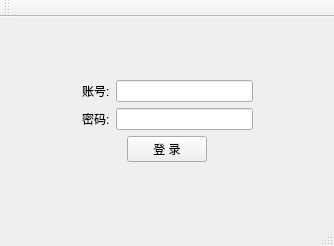
<?xml version="1.0" encoding="UTF-8"?>
<ui version="4.0">
 <class>WndClient</class>
 <widget class="QMainWindow" name="WndClient">
  <property name="geometry">
   <rect>
    <x>0</x>
    <y>0</y>
    <width>334</width>
    <height>246</height>
   </rect>
  </property>
  <property name="windowTitle">
   <string>YZ网络验证-客户端</string>
  </property>
  <property name="toolButtonStyle">
   <enum>Qt::ToolButtonTextUnderIcon</enum>
  </property>
  <widget class="QWidget" name="centralwidget">
   <layout class="QGridLayout" name="gridLayout">
    <property name="leftMargin">
     <number>0</number>
    </property>
    <property name="topMargin">
     <number>0</number>
    </property>
    <property name="rightMargin">
     <number>0</number>
    </property>
    <property name="bottomMargin">
     <number>0</number>
    </property>
    <property name="spacing">
     <number>2</number>
    </property>
    <item row="0" column="0">
     <widget class="QStackedWidget" name="stack_widget">
      <property name="currentIndex">
       <number>0</number>
      </property>
      <widget class="QWidget" name="page_login">
       <layout class="QGridLayout" name="gridLayout_13">
        <property name="leftMargin">
         <number>0</number>
        </property>
        <property name="topMargin">
         <number>0</number>
        </property>
        <property name="rightMargin">
         <number>0</number>
        </property>
        <property name="bottomMargin">
         <number>0</number>
        </property>
        <item row="0" column="0">
         <widget class="QWidget" name="widget" native="true">
          <layout class="QGridLayout" name="gridLayout_6">
           <item row="0" column="2">
            <spacer name="verticalSpacer">
             <property name="orientation">
              <enum>Qt::Vertical</enum>
             </property>
             <property name="sizeHint" stdset="0">
              <size>
               <width>20</width>
               <height>81</height>
              </size>
             </property>
            </spacer>
           </item>
           <item row="1" column="0">
            <spacer name="horizontalSpacer_9">
             <property name="orientation">
              <enum>Qt::Horizontal</enum>
             </property>
             <property name="sizeHint" stdset="0">
              <size>
               <width>75</width>
               <height>20</height>
              </size>
             </property>
            </spacer>
           </item>
           <item row="1" column="1" colspan="3">
            <layout class="QGridLayout" name="gridLayout_2">
             <item row="0" column="0">
              <widget class="QLabel" name="label">
               <property name="text">
                <string>账号:</string>
               </property>
              </widget>
             </item>
             <item row="0" column="1">
              <widget class="QLineEdit" name="lineEdit"/>
             </item>
             <item row="1" column="0">
              <widget class="QLabel" name="label_2">
               <property name="text">
                <string>密码:</string>
               </property>
              </widget>
             </item>
             <item row="1" column="1">
              <widget class="QLineEdit" name="lineEdit_2"/>
             </item>
            </layout>
           </item>
           <item row="1" column="4">
            <spacer name="horizontalSpacer_10">
             <property name="orientation">
              <enum>Qt::Horizontal</enum>
             </property>
             <property name="sizeHint" stdset="0">
              <size>
               <width>74</width>
               <height>20</height>
              </size>
             </property>
            </spacer>
           </item>
           <item row="2" column="1">
            <spacer name="horizontalSpacer_3">
             <property name="orientation">
              <enum>Qt::Horizontal</enum>
             </property>
             <property name="sizeHint" stdset="0">
              <size>
               <width>41</width>
               <height>20</height>
              </size>
             </property>
            </spacer>
           </item>
           <item row="2" column="2">
            <widget class="QPushButton" name="pushButton">
             <property name="text">
              <string>登 录</string>
             </property>
            </widget>
           </item>
           <item row="2" column="3">
            <spacer name="horizontalSpacer_4">
             <property name="orientation">
              <enum>Qt::Horizontal</enum>
             </property>
             <property name="sizeHint" stdset="0">
              <size>
               <width>41</width>
               <height>20</height>
              </size>
             </property>
            </spacer>
           </item>
           <item row="3" column="2">
            <spacer name="verticalSpacer_2">
             <property name="orientation">
              <enum>Qt::Vertical</enum>
             </property>
             <property name="sizeHint" stdset="0">
              <size>
               <width>20</width>
               <height>80</height>
              </size>
             </property>
            </spacer>
           </item>
          </layout>
         </widget>
        </item>
       </layout>
      </widget>
      <widget class="QWidget" name="page_reg">
       <layout class="QGridLayout" name="gridLayout_10">
        <property name="leftMargin">
         <number>0</number>
        </property>
        <property name="topMargin">
         <number>0</number>
        </property>
        <property name="rightMargin">
         <number>0</number>
        </property>
        <property name="bottomMargin">
         <number>0</number>
        </property>
        <item row="0" column="0">
         <widget class="QWidget" name="widget_2" native="true">
          <layout class="QGridLayout" name="gridLayout_7">
           <item row="1" column="0">
            <spacer name="horizontalSpacer_11">
             <property name="orientation">
              <enum>Qt::Horizontal</enum>
             </property>
             <property name="sizeHint" stdset="0">
              <size>
               <width>63</width>
               <height>20</height>
              </size>
             </property>
            </spacer>
           </item>
           <item row="1" column="1" colspan="3">
            <layout class="QGridLayout" name="gridLayout_3">
             <item row="0" column="0">
              <widget class="QLabel" name="label_5">
               <property name="text">
                <string>账号:</string>
               </property>
              </widget>
             </item>
             <item row="0" column="1">
              <widget class="QLineEdit" name="lineEdit_5"/>
             </item>
             <item row="1" column="0">
              <widget class="QLabel" name="label_6">
               <property name="text">
                <string>密码:</string>
               </property>
              </widget>
             </item>
             <item row="1" column="1">
              <widget class="QLineEdit" name="lineEdit_6"/>
             </item>
             <item row="2" column="0">
              <widget class="QLabel" name="label_7">
               <property name="text">
                <string>重复密码:</string>
               </property>
              </widget>
             </item>
             <item row="2" column="1">
              <widget class="QLineEdit" name="lineEdit_7"/>
             </item>
             <item row="3" column="0">
              <widget class="QLabel" name="label_8">
               <property name="text">
                <string>邮箱:</string>
               </property>
              </widget>
             </item>
             <item row="3" column="1">
              <widget class="QLineEdit" name="lineEdit_8"/>
             </item>
            </layout>
           </item>
           <item row="1" column="4">
            <spacer name="horizontalSpacer_12">
             <property name="orientation">
              <enum>Qt::Horizontal</enum>
             </property>
             <property name="sizeHint" stdset="0">
              <size>
               <width>62</width>
               <height>20</height>
              </size>
             </property>
            </spacer>
           </item>
           <item row="2" column="1">
            <spacer name="horizontalSpacer_5">
             <property name="orientation">
              <enum>Qt::Horizontal</enum>
             </property>
             <property name="sizeHint" stdset="0">
              <size>
               <width>53</width>
               <height>20</height>
              </size>
             </property>
            </spacer>
           </item>
           <item row="2" column="2">
            <widget class="QPushButton" name="pushButton_2">
             <property name="text">
              <string>注 册</string>
             </property>
            </widget>
           </item>
           <item row="2" column="3">
            <spacer name="horizontalSpacer_6">
             <property name="orientation">
              <enum>Qt::Horizontal</enum>
             </property>
             <property name="sizeHint" stdset="0">
              <size>
               <width>53</width>
               <height>20</height>
              </size>
             </property>
            </spacer>
           </item>
           <item row="0" column="2">
            <spacer name="verticalSpacer_3">
             <property name="orientation">
              <enum>Qt::Vertical</enum>
             </property>
             <property name="sizeHint" stdset="0">
              <size>
               <width>20</width>
               <height>55</height>
              </size>
             </property>
            </spacer>
           </item>
           <item row="3" column="2">
            <spacer name="verticalSpacer_4">
             <property name="orientation">
              <enum>Qt::Vertical</enum>
             </property>
             <property name="sizeHint" stdset="0">
              <size>
               <width>20</width>
               <height>54</height>
              </size>
             </property>
            </spacer>
           </item>
          </layout>
         </widget>
        </item>
       </layout>
      </widget>
      <widget class="QWidget" name="page_pay">
       <layout class="QGridLayout" name="gridLayout_11">
        <property name="leftMargin">
         <number>0</number>
        </property>
        <property name="topMargin">
         <number>0</number>
        </property>
        <property name="rightMargin">
         <number>0</number>
        </property>
        <property name="bottomMargin">
         <number>0</number>
        </property>
        <item row="0" column="0">
         <widget class="QWidget" name="widget_3" native="true">
          <layout class="QGridLayout" name="gridLayout_8">
           <item row="0" column="2">
            <spacer name="verticalSpacer_5">
             <property name="orientation">
              <enum>Qt::Vertical</enum>
             </property>
             <property name="sizeHint" stdset="0">
              <size>
               <width>20</width>
               <height>62</height>
              </size>
             </property>
            </spacer>
           </item>
           <item row="1" column="1" colspan="3">
            <layout class="QVBoxLayout" name="verticalLayout_2">
             <item>
              <widget class="QLabel" name="label_13">
               <property name="text">
                <string>账号:</string>
               </property>
              </widget>
             </item>
             <item>
              <widget class="QLineEdit" name="lineEdit_13">
               <property name="text">
                <string/>
               </property>
              </widget>
             </item>
            </layout>
           </item>
           <item row="2" column="0">
            <spacer name="horizontalSpacer_13">
             <property name="orientation">
              <enum>Qt::Horizontal</enum>
             </property>
             <property name="sizeHint" stdset="0">
              <size>
               <width>74</width>
               <height>20</height>
              </size>
             </property>
            </spacer>
           </item>
           <item row="2" column="1" colspan="3">
            <layout class="QVBoxLayout" name="verticalLayout">
             <item>
              <widget class="QLabel" name="label_9">
               <property name="text">
                <string>充值卡号:</string>
               </property>
              </widget>
             </item>
             <item>
              <widget class="QLineEdit" name="lineEdit_9">
               <property name="text">
                <string/>
               </property>
              </widget>
             </item>
            </layout>
           </item>
           <item row="2" column="4">
            <spacer name="horizontalSpacer_14">
             <property name="orientation">
              <enum>Qt::Horizontal</enum>
             </property>
             <property name="sizeHint" stdset="0">
              <size>
               <width>73</width>
               <height>20</height>
              </size>
             </property>
            </spacer>
           </item>
           <item row="3" column="1">
            <spacer name="horizontalSpacer_7">
             <property name="orientation">
              <enum>Qt::Horizontal</enum>
             </property>
             <property name="sizeHint" stdset="0">
              <size>
               <width>42</width>
               <height>20</height>
              </size>
             </property>
            </spacer>
           </item>
           <item row="3" column="2">
            <widget class="QPushButton" name="pushButton_3">
             <property name="text">
              <string>充 值</string>
             </property>
            </widget>
           </item>
           <item row="3" column="3">
            <spacer name="horizontalSpacer_8">
             <property name="orientation">
              <enum>Qt::Horizontal</enum>
             </property>
             <property name="sizeHint" stdset="0">
              <size>
               <width>42</width>
               <height>20</height>
              </size>
             </property>
            </spacer>
           </item>
           <item row="4" column="2">
            <spacer name="verticalSpacer_6">
             <property name="orientation">
              <enum>Qt::Vertical</enum>
             </property>
             <property name="sizeHint" stdset="0">
              <size>
               <width>20</width>
               <height>61</height>
              </size>
             </property>
            </spacer>
           </item>
          </layout>
         </widget>
        </item>
       </layout>
      </widget>
      <widget class="QWidget" name="page_modify">
       <layout class="QGridLayout" name="gridLayout_16">
        <property name="leftMargin">
         <number>0</number>
        </property>
        <property name="topMargin">
         <number>0</number>
        </property>
        <property name="rightMargin">
         <number>0</number>
        </property>
        <property name="bottomMargin">
         <number>0</number>
        </property>
        <item row="0" column="0">
         <widget class="QWidget" name="widget_4" native="true">
          <layout class="QGridLayout" name="gridLayout_4">
           <item row="0" column="2">
            <spacer name="verticalSpacer_7">
             <property name="orientation">
              <enum>Qt::Vertical</enum>
             </property>
             <property name="sizeHint" stdset="0">
              <size>
               <width>20</width>
               <height>68</height>
              </size>
             </property>
            </spacer>
           </item>
           <item row="1" column="0">
            <spacer name="horizontalSpacer_15">
             <property name="orientation">
              <enum>Qt::Horizontal</enum>
             </property>
             <property name="sizeHint" stdset="0">
              <size>
               <width>69</width>
               <height>20</height>
              </size>
             </property>
            </spacer>
           </item>
           <item row="1" column="1" colspan="3">
            <layout class="QGridLayout" name="gridLayout_5">
             <item row="0" column="0">
              <widget class="QLabel" name="label_10">
               <property name="text">
                <string>账号:</string>
               </property>
              </widget>
             </item>
             <item row="0" column="1">
              <widget class="QLineEdit" name="lineEdit_10"/>
             </item>
             <item row="1" column="0">
              <widget class="QLabel" name="label_12">
               <property name="text">
                <string>邮箱:</string>
               </property>
              </widget>
             </item>
             <item row="1" column="1">
              <widget class="QLineEdit" name="lineEdit_12"/>
             </item>
             <item row="2" column="0">
              <widget class="QLabel" name="label_11">
               <property name="text">
                <string>新密码:</string>
               </property>
              </widget>
             </item>
             <item row="2" column="1">
              <widget class="QLineEdit" name="lineEdit_11"/>
             </item>
            </layout>
           </item>
           <item row="1" column="4">
            <spacer name="horizontalSpacer_16">
             <property name="orientation">
              <enum>Qt::Horizontal</enum>
             </property>
             <property name="sizeHint" stdset="0">
              <size>
               <width>68</width>
               <height>20</height>
              </size>
             </property>
            </spacer>
           </item>
           <item row="2" column="1">
            <spacer name="horizontalSpacer_2">
             <property name="orientation">
              <enum>Qt::Horizontal</enum>
             </property>
             <property name="sizeHint" stdset="0">
              <size>
               <width>47</width>
               <height>20</height>
              </size>
             </property>
            </spacer>
           </item>
           <item row="2" column="2">
            <widget class="QPushButton" name="pushButton_4">
             <property name="text">
              <string>确定修改</string>
             </property>
            </widget>
           </item>
           <item row="2" column="3">
            <spacer name="horizontalSpacer">
             <property name="orientation">
              <enum>Qt::Horizontal</enum>
             </property>
             <property name="sizeHint" stdset="0">
              <size>
               <width>47</width>
               <height>20</height>
              </size>
             </property>
            </spacer>
           </item>
           <item row="3" column="2">
            <spacer name="verticalSpacer_8">
             <property name="orientation">
              <enum>Qt::Vertical</enum>
             </property>
             <property name="sizeHint" stdset="0">
              <size>
               <width>20</width>
               <height>67</height>
              </size>
             </property>
            </spacer>
           </item>
          </layout>
         </widget>
        </item>
       </layout>
      </widget>
     </widget>
    </item>
   </layout>
  </widget>
  <widget class="QStatusBar" name="status_bar"/>
  <widget class="QToolBar" name="tool_bar">
   <property name="windowTitle">
    <string>toolBar</string>
   </property>
   <property name="movable">
    <bool>true</bool>
   </property>
   <property name="orientation">
    <enum>Qt::Horizontal</enum>
   </property>
   <property name="floatable">
    <bool>true</bool>
   </property>
   <attribute name="toolBarArea">
    <enum>TopToolBarArea</enum>
   </attribute>
   <attribute name="toolBarBreak">
    <bool>false</bool>
   </attribute>
  </widget>
 </widget>
 <resources/>
 <connections/>
</ui>
